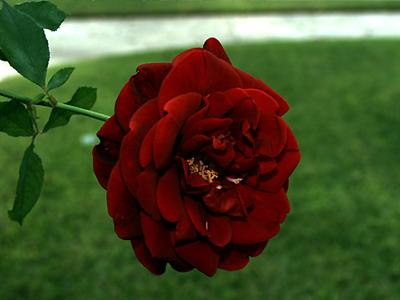
#> input picture datas/f3.jpg, 400 x 300 px
$ jupyter execute --allow-errors '3.8图像显著区域检测.ipynb'   (shell and % lines are left out)   (older library calls are emulated)
#> lines starting #> are read from the running program, lines starting #| are printed output that depends on the picture; after the words box and inside, x2 and y2 are one past the last pixel; in counts of white or black regions, pixels touching at a corner belong together
# 图像显著区域检测

[cell 1]
#coding:utf-8
import numpy as np
import cv2
import matplotlib.pyplot as plt
import pandas as pd
from pandas import DataFrame
from scipy.misc import imread, imresize, imsave
from skimage.filters import threshold_otsu
from skimage.color import rgb2lab
import scipy.spatial.distance
import scipy.signal
import skimage
import skimage.io
from skimage.segmentation import slic
from skimage.util import img_as_float
from scipy.optimize import minimize
import math
import operator
import networkx as nx
import pdb
import itertools

[cell 2]
rgb = cv2.cvtColor(cv2.imread('../datas/f3.jpg'),cv2.COLOR_BGR2RGB)
gray = cv2.cvtColor(rgb,cv2.COLOR_RGB2GRAY)
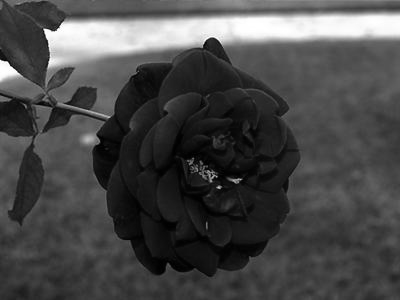
#> gray: shape (300, 400); min 0, max 255, mean 72.5

[cell 3]
def saliency(src):
    height,width,ch = src.shape
#> height = 300; width = 400; ch = 3
    sz = height * width
#> sz = 120000
    lab = rgb2lab(src)
#> lab: shape (300, 400, 3) float64; mean of channels 0, 1, 2 33.1, -8.2, 23
    sl = lab[:,:,0]
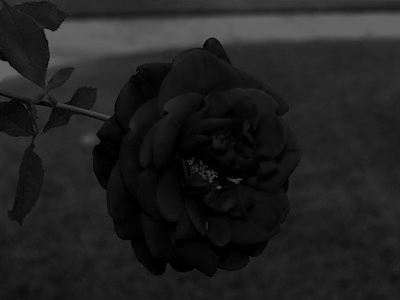
#> sl: shape (300, 400) float64; min 0, max 100, mean 33.1
    sa = lab[:,:,1]
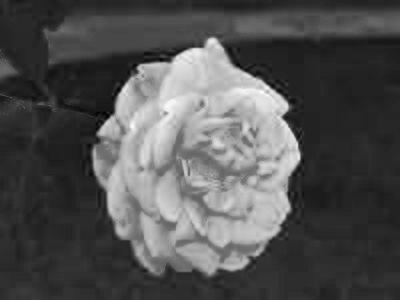
#> sa: shape (300, 400) float64; min -41.28, max 60.92, mean -8.2; drawn with min black and max white
    sb = lab[:,:,2]
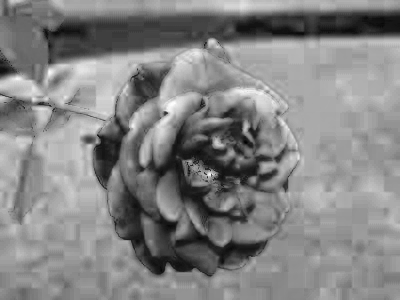
#> sb: shape (300, 400) float64; min -4, max 47.86, mean 23; drawn with min black and max white
#     avgl = np.sum(sl) / sz
#     avga = np.sum(sa) / sz
#     avgb = np.sum(sb) / sz
    avgl = np.mean(sl)
#> avgl = 33.05
    avga = np.mean(sa)
#> avga = -8.21
    avgb = np.mean(sb)
#> avgb = 22.98

    salmap = np.zeros((height * width,),dtype=np.float32)
    kernel = (1.0 / 16.0) * np.array([[1,4,6,4,1]])
    sl = cv2.filter2D(sl,-1,kernel)
    sa = cv2.filter2D(sa,-1,kernel)
    sb = cv2.filter2D(sb,-1,kernel)
    sl = cv2.filter2D(sl,-1,kernel.T)
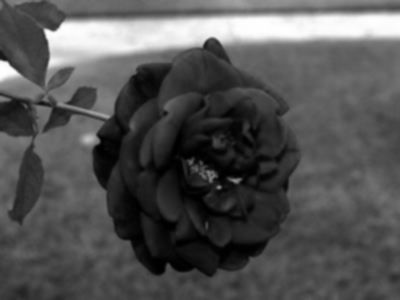
#> sl: shape (300, 400) float64; min 0.311, max 99.96, mean 33; drawn with min black and max white
    sa = cv2.filter2D(sa,-1,kernel.T)
    sb = cv2.filter2D(sb,-1,kernel.T)
#     sl = cv2.GaussianBlur(sl,(3,3),0)
#     sa = cv2.GaussianBlur(sa,(3,3),0)
#     sb = cv2.GaussianBlur(sb,(3,3),0)

    sl = sl.reshape((sz,)).astype(np.float32)
    sa = sa.reshape((sz,)).astype(np.float32)
    sb = sb.reshape((sz,)).astype(np.float32)

    salmap = (sl - avgl) ** 2 + (sa - avga) ** 2 + (sb - avgb) ** 2
    salmap = salmap.reshape((height,width))
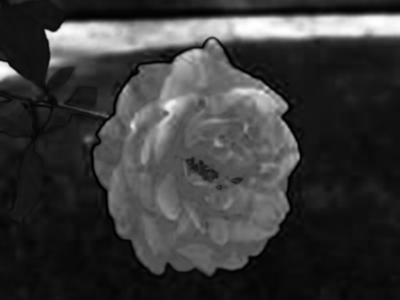
#> salmap: shape (300, 400) float32; min 1.33, max 5074, mean 1164.1; drawn with min black and max white
    # 归一化
    mri_max = np.amax(salmap)
#> mri_max = 5074
    mri_min = np.amin(salmap)
#> mri_min = 1.33
    salmap = ((salmap-mri_min)/(mri_max-mri_min))*255

    salmap[salmap < 0] = 0
    salmap[salmap > 255] = 255
    return salmap.reshape((height,width)).astype(np.uint8)

[cell 4]
dst = saliency(rgb)

[cell 5]
plt.subplot(121)
plt.imshow(rgb)
plt.title('SRC')
plt.subplot(122)
plt.imshow(dst,'gray')
plt.title('Result')
cv2.imwrite('../temp/bird.jpg',dst)
#> Out = True

#> (a cell that did not finish here is left out)

[cell 7]
dst = saliency(rgb)
plt.subplot(121)
plt.imshow(rgb)
plt.title('SRC')
plt.subplot(122)
plt.imshow(dst,'gray')
plt.title('Result')

#> (a cell that did not finish here is left out)

[cell 9]
dst = saliency(rgb)
plt.subplot(121)
plt.imshow(rgb)
plt.title('SRC')
plt.subplot(122)
plt.imshow(dst,'gray')
plt.title('Result')

[cell 10]
dst_rgb = np.zeros_like(rgb)
idx = dst > 120
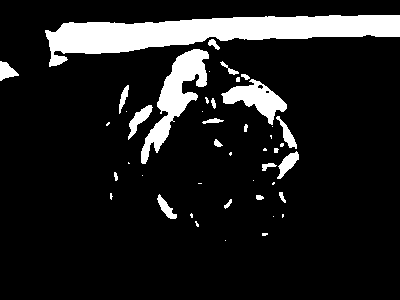
#> idx: shape (300, 400) bool; 12.1% white; 45 white regions (23 under 20 px), largest, box (x1, y1, x2, y2) and area: (45, 15, 400, 67) 8620, (141, 49, 209, 164) 2577, (221, 79, 287, 125) 1275
dst_rgb[idx] = rgb[idx]
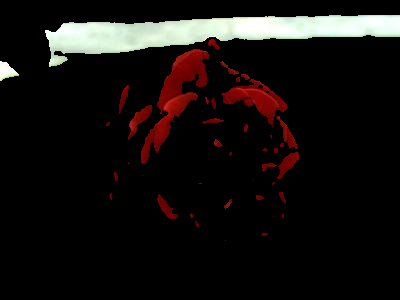
#> dst_rgb: shape (300, 400, 3); mean R, G, B 22.2, 18.2, 16.7
plt.imshow(dst_rgb)

$ run again, with datas/f1.jpg copied over datas/f3.jpg
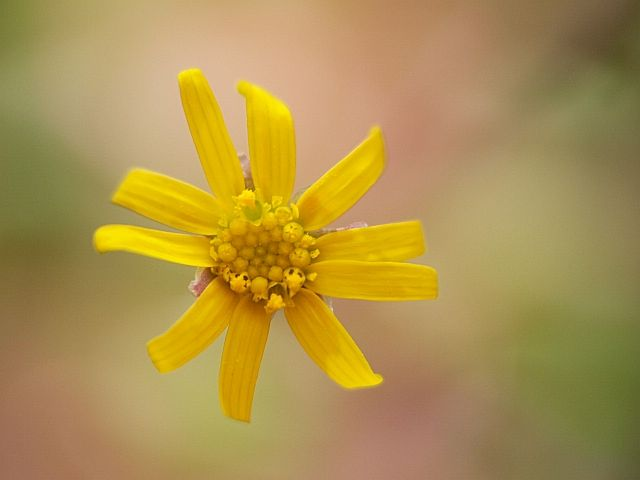
#> input picture datas/f1.jpg, 640 x 480 px
#> lab: shape (480, 640, 3) float64; mean of channels 0, 1, 2 61.7, 2.6, 36.3
#> in saliency, `sb = lab[:,:,2]`:
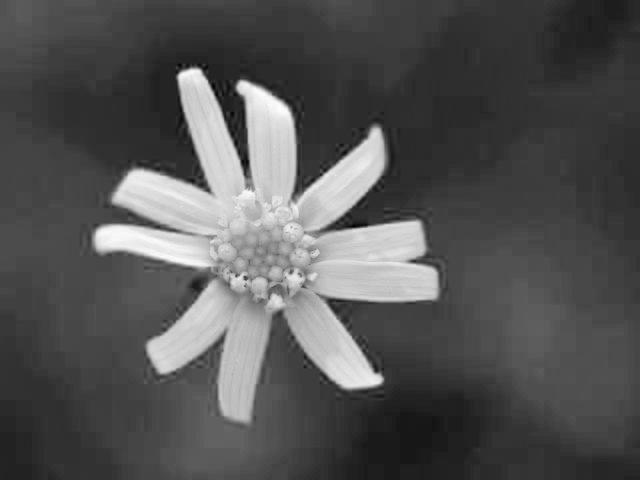
#> sb: shape (480, 640) float64; min 9.5, max 90.93, mean 36.3; drawn with min black and max white
#> avgl = 61.67
#> avga = 2.62
#> avgb = 36.31
#> mri_max = 4053.3
#> mri_min = 0.269
#> Out = True
#> idx: shape (480, 640) bool; 4% white; 47 white regions (21 under 20 px), largest, box (x1, y1, x2, y2) and area: (96, 226, 209, 266) 2387, (117, 171, 210, 212) 1916, (292, 131, 378, 215) 1759
#> `dst_rgb[idx] = rgb[idx]`:
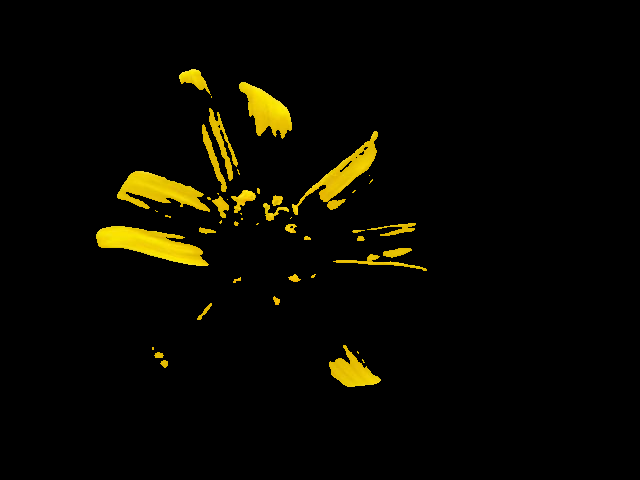
#> dst_rgb: shape (480, 640, 3); mean R, G, B 9.2, 7.8, 0.2

$ run again, with datas/f4.jpg copied over datas/f3.jpg
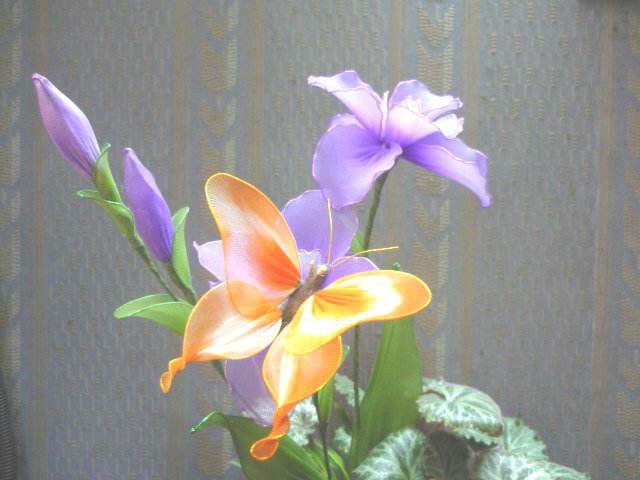
#> input picture datas/f4.jpg, 640 x 480 px
#> lab: shape (480, 640, 3) float64; mean of channels 0, 1, 2 61.3, 0.4, 3
#> in saliency, `sb = lab[:,:,2]`:
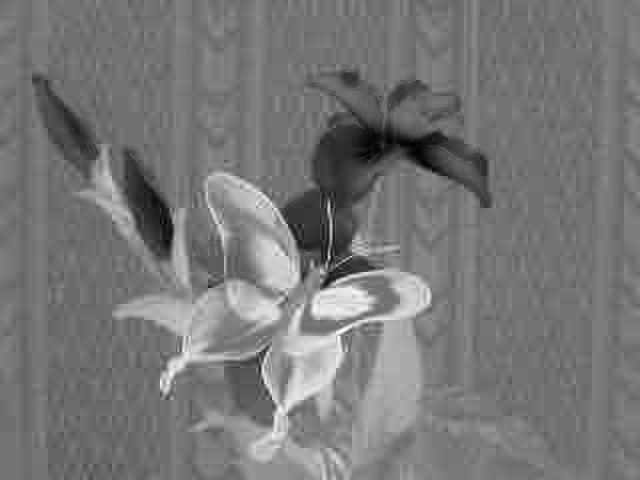
#> sb: shape (480, 640) float64; min -66.14, max 81.64, mean 3; drawn with min black and max white
#> avgl = 61.27
#> avga = 0.412
#> avgb = 3.03
#> mri_max = 7390.2
#> mri_min = 0.0527
#> Out = True
#> idx: shape (480, 640) bool; 2.4% white; 33 white regions (20 under 20 px), largest, box (x1, y1, x2, y2) and area: (352, 125, 441, 172) 2072, (271, 325, 351, 439) 1517, (313, 286, 372, 319) 1269
#> `dst_rgb[idx] = rgb[idx]`:
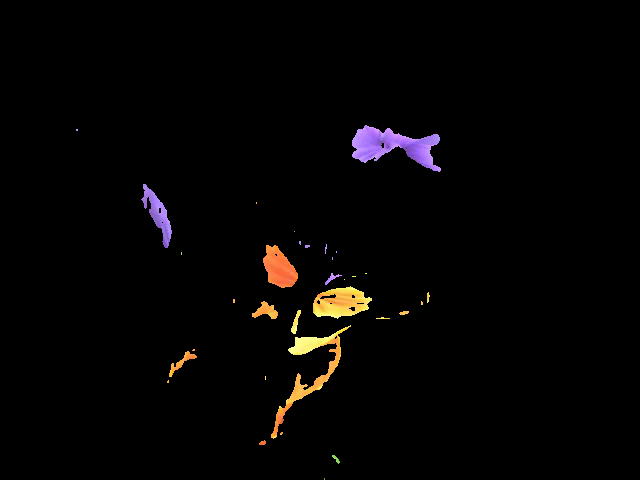
#> dst_rgb: shape (480, 640, 3); mean R, G, B 5.2, 3.8, 3.5
